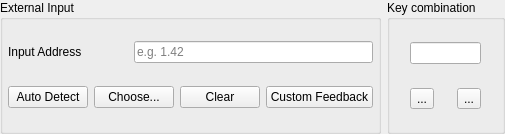
<?xml version="1.0" encoding="UTF-8"?>
<ui version="4.0">
 <author>Massimo Callegari</author>
 <comment>
  Q Light Controller Plus
  inputselectionwidget.ui

  Copyright (c) 2015 Massimo Callegari

  Licensed under the Apache License, Version 2.0 (the &quot;License&quot;);
  you may not use this file except in compliance with the License.
  You may obtain a copy of the License at

      http://www.apache.org/licenses/LICENSE-2.0.txt

  Unless required by applicable law or agreed to in writing, software
  distributed under the License is distributed on an &quot;AS IS&quot; BASIS,
  WITHOUT WARRANTIES OR CONDITIONS OF ANY KIND, either express or implied.
  See the License for the specific language governing permissions and
  limitations under the License.
 </comment>
 <class>InputSelectionWidget</class>
 <widget class="QWidget" name="InputSelectionWidget">
  <property name="geometry">
   <rect>
    <x>0</x>
    <y>0</y>
    <width>504</width>
    <height>134</height>
   </rect>
  </property>
  <property name="windowTitle">
   <string notr="true">Form</string>
  </property>
  <layout class="QGridLayout" name="gridLayout">
   <property name="leftMargin">
    <number>0</number>
   </property>
   <property name="topMargin">
    <number>0</number>
   </property>
   <property name="rightMargin">
    <number>0</number>
   </property>
   <property name="bottomMargin">
    <number>0</number>
   </property>
   <property name="verticalSpacing">
    <number>0</number>
   </property>
   <item row="0" column="1">
    <widget class="QGroupBox" name="m_keyInputGroup">
     <property name="sizePolicy">
      <sizepolicy hsizetype="Minimum" vsizetype="Preferred">
       <horstretch>0</horstretch>
       <verstretch>0</verstretch>
      </sizepolicy>
     </property>
     <property name="title">
      <string>Key combination</string>
     </property>
     <layout class="QGridLayout" name="gridLayout_2">
      <property name="leftMargin">
       <number>3</number>
      </property>
      <property name="topMargin">
       <number>4</number>
      </property>
      <property name="rightMargin">
       <number>3</number>
      </property>
      <property name="bottomMargin">
       <number>4</number>
      </property>
      <item row="1" column="2">
       <widget class="QToolButton" name="m_detachKey">
        <property name="toolTip">
         <string>Reset the keyboard shortcut key</string>
        </property>
        <property name="text">
         <string notr="true">...</string>
        </property>
        <property name="icon">
         <iconset resource="qlcui.qrc">
          <normaloff>:/fileclose.png</normaloff>:/fileclose.png</iconset>
        </property>
        <property name="iconSize">
         <size>
          <width>32</width>
          <height>32</height>
         </size>
        </property>
       </widget>
      </item>
      <item row="1" column="1">
       <widget class="QToolButton" name="m_attachKey">
        <property name="toolTip">
         <string>Set a key combination for this widget</string>
        </property>
        <property name="text">
         <string notr="true">...</string>
        </property>
        <property name="icon">
         <iconset resource="qlcui.qrc">
          <normaloff>:/key_bindings.png</normaloff>:/key_bindings.png</iconset>
        </property>
        <property name="iconSize">
         <size>
          <width>32</width>
          <height>32</height>
         </size>
        </property>
       </widget>
      </item>
      <item row="0" column="1" colspan="2">
       <widget class="QLineEdit" name="m_keyEdit">
        <property name="toolTip">
         <string>Keyboard combination that toggles this widget</string>
        </property>
        <property name="readOnly">
         <bool>true</bool>
        </property>
       </widget>
      </item>
     </layout>
    </widget>
   </item>
   <item row="0" column="0">
    <widget class="QGroupBox" name="m_extInputGroup">
     <property name="sizePolicy">
      <sizepolicy hsizetype="Expanding" vsizetype="Preferred">
       <horstretch>0</horstretch>
       <verstretch>0</verstretch>
      </sizepolicy>
     </property>
     <property name="title">
      <string>External Input</string>
     </property>
     <layout class="QGridLayout" name="gridLayoutExternalInput">
      <property name="leftMargin">
       <number>5</number>
      </property>
      <property name="topMargin">
       <number>4</number>
      </property>
      <property name="rightMargin">
       <number>5</number>
      </property>
      <property name="bottomMargin">
       <number>4</number>
      </property>
      <item row="0" column="0">
       <widget class="QLabel" name="label_4">
        <property name="text">
         <string>Input Address</string>
        </property>
       </widget>
      </item>
      <item row="0" column="1" colspan="2">
       <widget class="QLineEdit" name="m_inputAddressEdit">
        <property name="toolTip">
         <string>External input as Universe.Channel (1-based), e.g. 1.42. Leave empty for no input.</string>
        </property>
        <property name="placeholderText">
         <string>e.g. 1.42</string>
        </property>
       </widget>
      </item>
      <item row="1" column="0" colspan="3">
       <layout class="QHBoxLayout" name="horizontalLayout">
        <item>
         <widget class="QPushButton" name="m_autoDetectInputButton">
          <property name="toolTip">
           <string>When toggled, you can click an external button to assign it to this widget.</string>
          </property>
          <property name="text">
           <string>Auto Detect</string>
          </property>
          <property name="checkable">
           <bool>true</bool>
          </property>
          <property name="checked">
           <bool>false</bool>
          </property>
          <property name="flat">
           <bool>false</bool>
          </property>
         </widget>
        </item>
        <item>
         <widget class="QPushButton" name="m_chooseInputButton">
          <property name="sizePolicy">
           <sizepolicy hsizetype="Maximum" vsizetype="Fixed">
            <horstretch>0</horstretch>
            <verstretch>0</verstretch>
           </sizepolicy>
          </property>
          <property name="toolTip">
           <string>Choose an external input universe &amp; channel that this widget should listen to.</string>
          </property>
          <property name="text">
           <string>Choose...</string>
          </property>
         </widget>
        </item>
        <item>
         <widget class="QPushButton" name="m_clearInputButton">
          <property name="toolTip">
           <string>Clear the external input assignment</string>
          </property>
          <property name="text">
           <string>Clear</string>
          </property>
         </widget>
        </item>
        <item>
         <spacer name="horizontalSpacer">
          <property name="orientation">
           <enum>Qt::Horizontal</enum>
          </property>
          <property name="sizeHint" stdset="0">
           <size>
            <width>40</width>
            <height>20</height>
           </size>
          </property>
         </spacer>
        </item>
        <item>
         <widget class="QPushButton" name="m_customFbButton">
          <property name="text">
           <string>Custom Feedback</string>
          </property>
         </widget>
        </item>
       </layout>
      </item>
     </layout>
    </widget>
   </item>
  </layout>
 </widget>
 <resources>
  <include location="qlcui.qrc"/>
 </resources>
 <connections/>
</ui>
